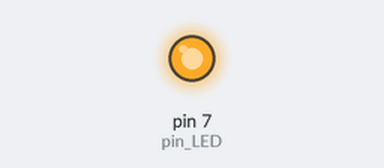
Recording of a sketch running on a simulated Arduino Uno, built with avr-gcc and run on an emulated ATmega328P. Shown: output pins drawn as LEDs (lit = HIGH).

Above: at 0.2 s.
At 6.0 s:
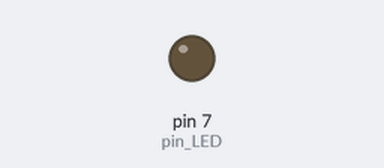
Timing chart, 0 to 9.1 s (numbered marks = the images above):
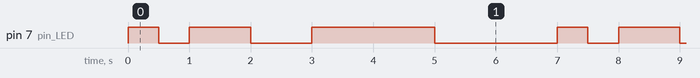

The sketch:

led_ex03.ino
```cpp
int pin_LED = 07;
void setup()
{
    pinMode(pin_LED, OUTPUT);
}
void loop()
{
    digitalWrite(pin_LED, HIGH);
    delay(500);
    digitalWrite(pin_LED, LOW);
    delay(500);
    digitalWrite(pin_LED, HIGH);
    delay(1000);
    digitalWrite(pin_LED, LOW);
    delay(1000);
    digitalWrite(pin_LED, HIGH);
    delay(2000);
    digitalWrite(pin_LED, LOW);
    delay(2000);
}
```

Measured:
- by itself, pin 7 (pin_LED): repeats every 7.0 s: LOW 0.50 s, HIGH 1.0 s, LOW 1.0 s, HIGH 2.0 s, LOW 2.0 s, HIGH 0.50 s
- by itself, everything shown: repeats every 7.0 s, in 6 steps
